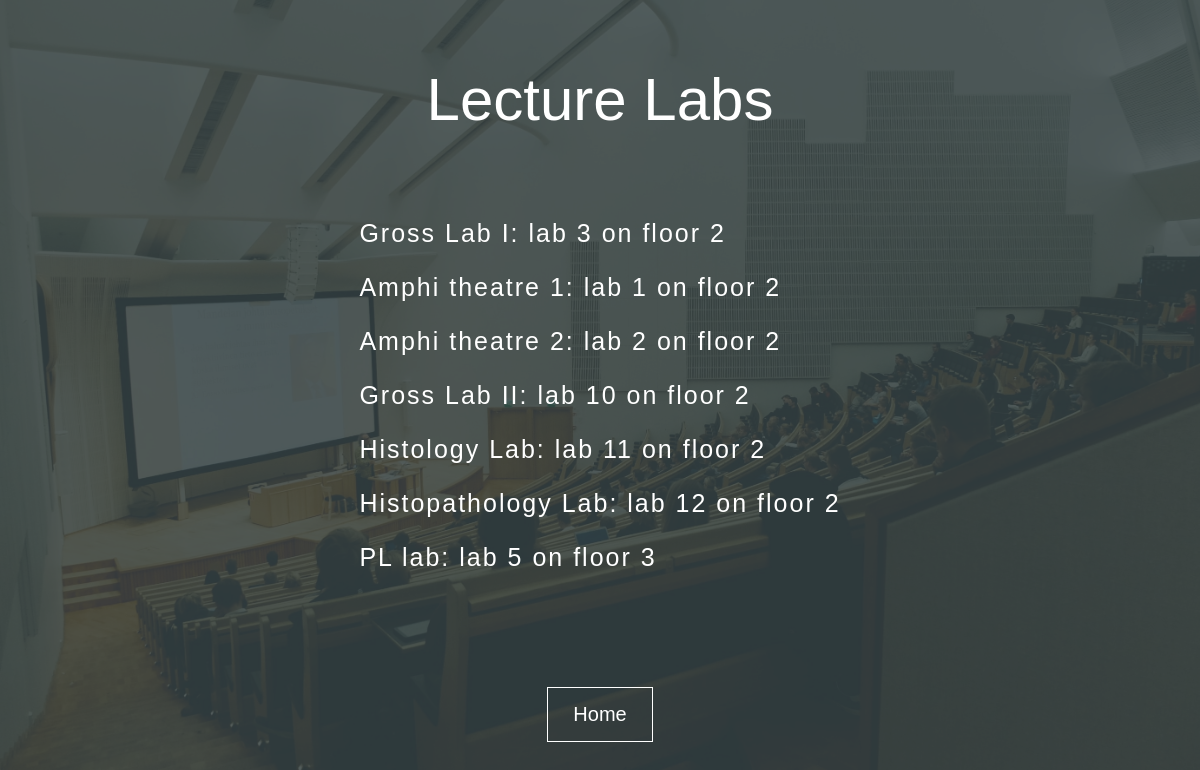
The app's page /lectures/labs with its own data.
### lectures/models.py (models this page shows)
class Lab(models.Model):
    name = models.CharField(max_length=100)
    floor = models.IntegerField()
    lab_number = models.IntegerField()
    def __str__(self):
        return f"{self.name}: lab {self.lab_number} on floor {self.floor}"

### lectures/views.py (the view)
# urls.py: path('labs',views.labs_list, name='labs_list'),
def labs_list(request):
    return render(request, 'lectures/labs_list.html',{"labs": Lab.objects.all()})

### lectures/templates/lectures/labs_list.html (shortened to what this page needs)
<!DOCTYPE html>
<html lang="en">
<head>
    <link rel="stylesheet" href="/static/lectures/labs_list.css">
</head>
<body>
    <div class="content">
        <h1>Lecture Labs</h1>
        <div class="labs">
            <ul>
                {% for lab in labs %}
                <li>{{ lab }}</li>
                {% endfor %}
            </ul>
            <br>
            <a href="{% url 'welcome' %}">Home</a>
        </div>
    </div>
</body>
</html>

### lectures/static/lectures/labs_list.css (style rules this page uses)
* { margin: 0; padding: 0; box-sizing: border-box; }
body { font-family: Arial, Helvetica, sans-serif; height: 100vh; background-image: url("dom-fou-YRMWVcdyhmI-unsplash.jpg"); background-size: cover; background-repeat: no-repeat; background-position: center; color: white; display: flex; justify-content: center; align-items: center; }
h1 { font-size: 60px; font-weight: 100; margin: 25px; text-align: center; }
.content { background-color: rgba(55, 67, 68, 0.85); padding: 40px; width: 800vw; height: 100vh; }
.labs { display: flex; flex-direction: column; align-items: center; }
ul { height: 450px; overflow: auto; padding: 15px; margin: 20px 0 40px 0; }
li { list-style: none; font-size: 25px; margin: 25px 0; word-wrap: 2px; letter-spacing: 2px; }
a { display: inline-block; text-decoration: none; color: white; font-size: 20px; padding: 15px 25px; border: 1px solid white; }

### records on screen
Lab: name+lab_number+floor "Gross Lab I: lab 3 on floor 2"
Lab: name+lab_number+floor "Amphi theatre 1: lab 1 on floor 2"
Lab: name+lab_number+floor "Amphi theatre 2: lab 2 on floor 2"
Lab: name+lab_number+floor "Gross Lab II: lab 10 on floor 2"
Lab: name+lab_number+floor "Histology Lab: lab 11 on floor 2"
Lab: name+lab_number+floor "Histopathology Lab: lab 12 on floor 2"
Lab: name+lab_number+floor "PL lab: lab 5 on floor 3"
